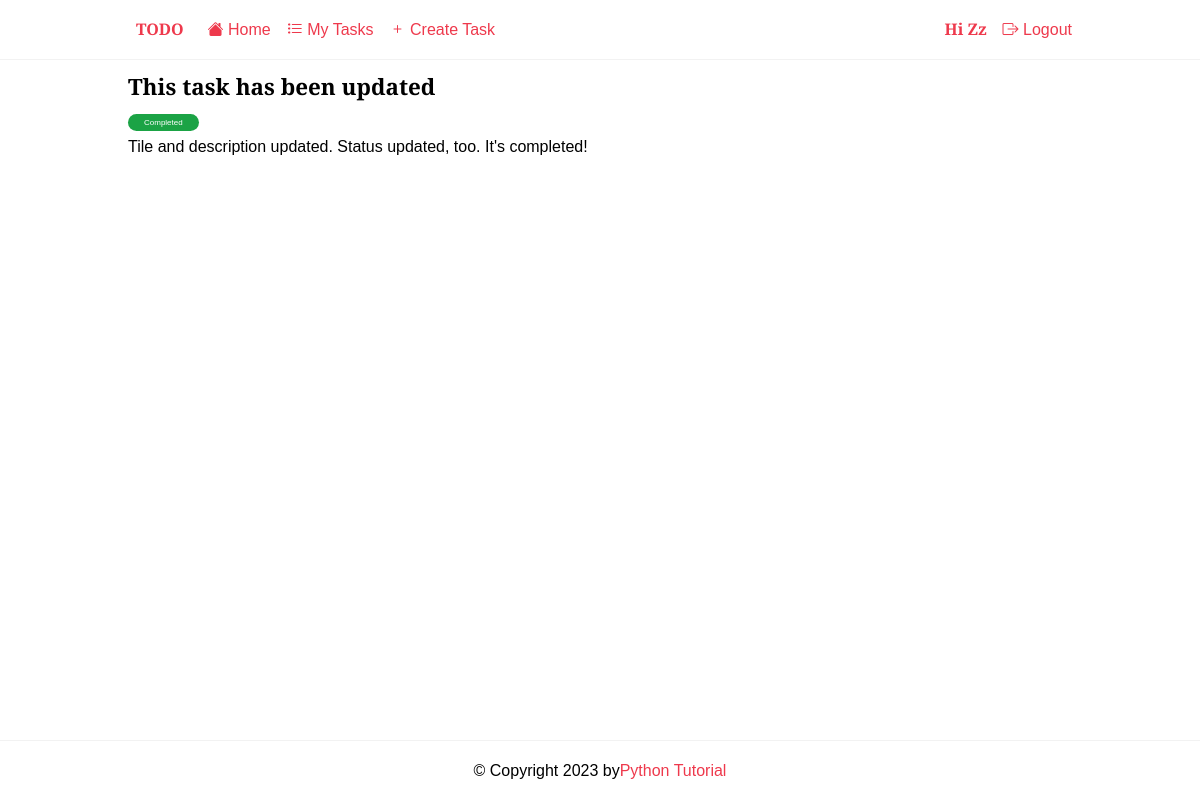
Screenshot of /tasks/3/ (signed in) with the database file from the repository.
### todo/models.py (models this page shows, shortened)
class Task(models.Model):
    title = models.CharField(max_length=255)
    description = models.TextField(null=True, blank=True)
    completed = models.BooleanField(default=False)
    created_at = models.DateTimeField(auto_now_add=True)
    user = models.ForeignKey(User, on_delete=models.CASCADE, null=True, blank=True)
    class Meta:
        ordering = ["completed"]

### todo/views.py (the view)
# urls.py: path("tasks/<int:pk>/", views.TaskDetail.as_view(), name="task_detail"),
class TaskDetail(LoginRequiredMixin, generic.DetailView):
    model = Task
    context_object_name = 'task'

### todo/templates/todo/task_detail.html
{% extends 'base.html' %}
{% block content %}
 <article class="task">
	<header>
		<h2>{{ task.title }}</h2>
		<span class="badge {% if task.completed %} badge-completed {% else %} badge-pending {% endif %}">
			{% if task.completed %} Completed {% else %} Pending {% endif %}
		</span>
	</header>
	<p>{{ task.description }}</p>
</article>
{%endblock content%}

### templates/base.html (shortened to what this page needs)
{% load static %}
<!DOCTYPE html>
<html lang="en">
    <head>
        <link rel="stylesheet" href="{% static 'css/style.css' %}" />
    </head>
    <body>
        <header class="header">
            <div class="container">
                <a href="{% url 'todo:home' %}" class="logo">Todo</a>
                <nav class="nav">
                    <a href="{% url 'todo:home' %}"><i class="bi bi-house-fill"></i> Home</a>
                    {% if request.user.is_authenticated %}
                        <a href="{% url 'todo:tasks' %}"><i class="bi bi-list-task"></i> My Tasks</a>
                        <a href="{% url 'todo:task_create' %}"><i class="bi bi-plus"></i> Create Task</a>
                        <a href="#">Hi {{ request.user | title }}</a>
                        <a href="{% url 'users:logout' %}"><i class="bi bi-box-arrow-right"></i> Logout</a>
                    {% else %}
                        <a href="#" class="btn btn-primary">Sign Up</a>
                    {% endif %}
                </nav>
            </div>
        </header>
        <main>
            <div class="container">
                {% block content %}
                {% endblock content%}
            </div>
        </main>
        <footer class="footer">
            <div class="container">
                <p>&copy; Copyright {% now "Y" %} by<a href="https://www.pythontutorial.net">Python Tutorial</a></p>
            </div>
        </footer>
    </body>
</html>

### static/css/style.css (style rules this page uses)
:root { --color-primary: #ee394c; --color-secondary: #86b7fe; --color-light: #f2f2f2; --color-gray: #ced4da; --color-dark: #212121; --color-white: #ffffff; --color-error: #e2442f; --color-warning: #ffc900; --color-info: #02a2b9; --color-success: #1ba345; --color-input: #00d1b2; --border-radius: 5px; }
* { margin: 0; padding: 0; box-sizing: border-box; text-rendering: optimizeLegibility; }
html, body { height: 100%; }
body { font-family: "Merriweather Sans", sans-serif; font-size: 1rem; line-height: 1.7; display: flex; flex-direction: column; }
h2 { font-size: 1.4rem; }
a { color: var(--color-primary); text-decoration: none; }
.container { max-width: 960px; margin: 0 auto; padding: 0.5rem; }
.header { border-bottom: solid 1px var(--color-light); }
.header .container { display: flex; align-items: center; gap: 1rem; }
.nav { display: flex; gap: 1rem; align-items: center; justify-content: center; flex-basis: 100%; }
.nav a:nth-last-child(2) { margin-left: auto; font-weight: bold; }
.logo { padding: 0.5rem; text-decoration: none; color: var(--color-primary); font-weight: bold; text-transform: uppercase; }
.task { margin-bottom: auto; }
.badge { font-size: 0.5rem; padding: 0.25rem 1rem; color: var(--color-white); border-radius: 2rem; align-self: flex-start; }
.badge-completed { background-color: var(--color-success); }
.footer p { text-align: center; }
.footer { margin-top: auto; padding: 0.5rem 0; border-top: solid 1px var(--color-light); }

### rows the page displays
Task: title "This task has been updated", description "Tile and description updated. Status updated, too. It's completed!"

### other values shown
{{ request.user | title }} "Zz"
